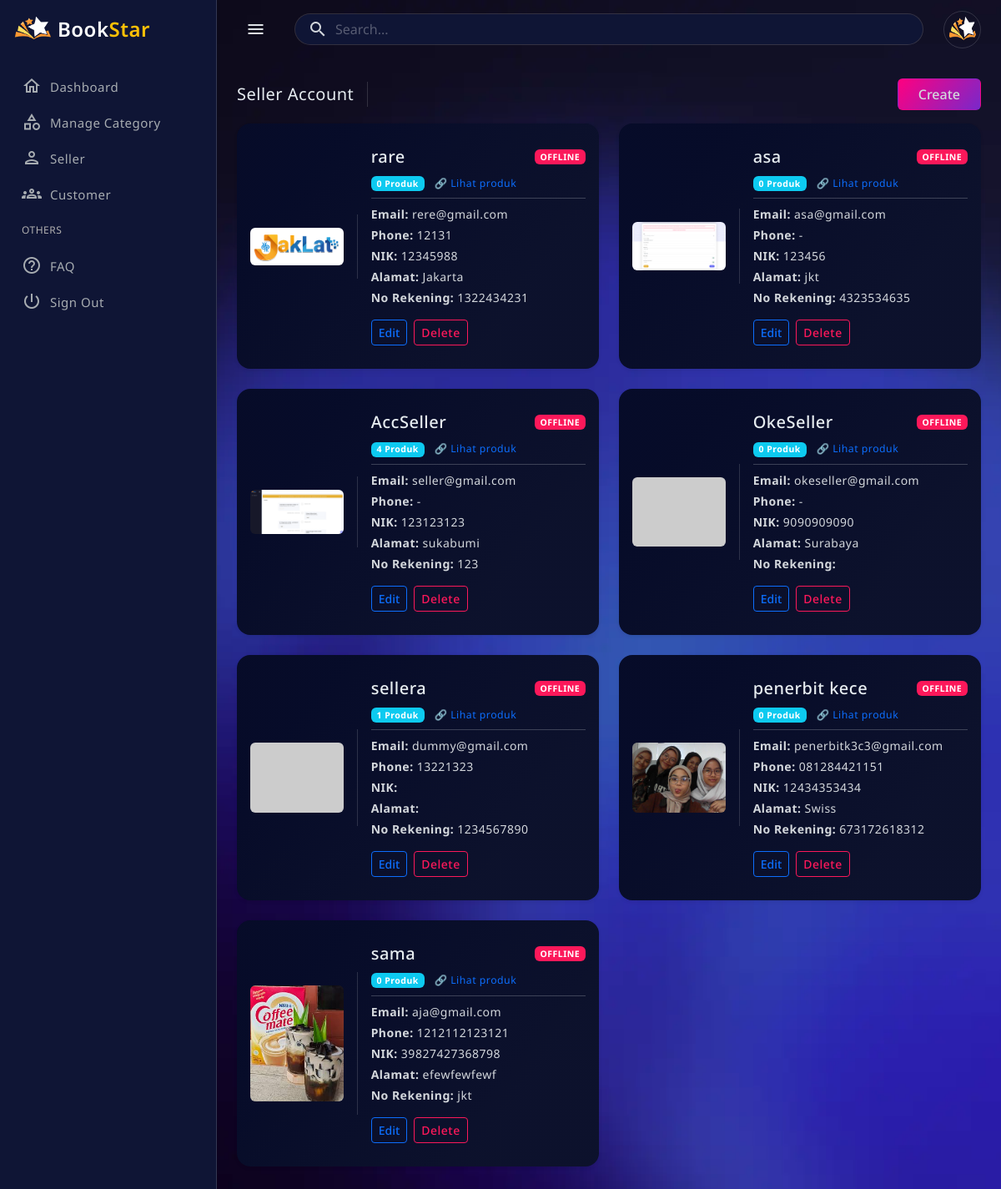
Page /public/?c=admin&m=seller (signed in) on the earlier database version.
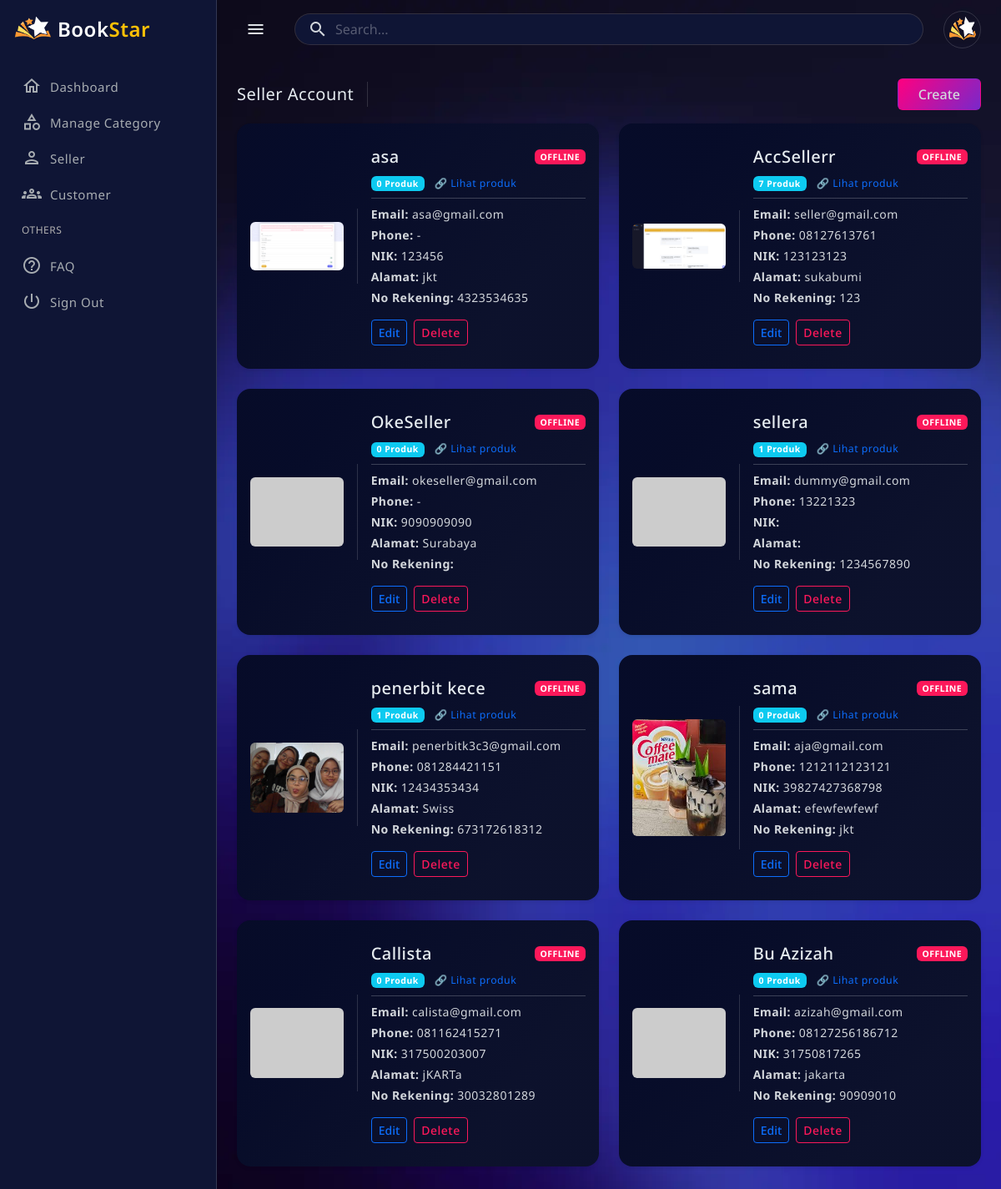
Same page on the later database version.
### tables this page shows
CREATE TABLE `users` (
  `id` int(11) NOT NULL,
  `role_id` int(11) NOT NULL,
  `name` varchar(100) NOT NULL,
  `email` varchar(100) NOT NULL,
  `no_tlp` varchar(20) DEFAULT NULL,
  `password` varchar(255) NOT NULL,
  `nik` varchar(20) DEFAULT NULL,
  `address` text DEFAULT NULL,
  `no_rekening` varchar(50) DEFAULT NULL,
  `qris_image` varchar(255) DEFAULT NULL,
  `is_online` tinyint(1) DEFAULT 0,
  `is_super_admin` tinyint(1) DEFAULT 0,
  `created_at` timestamp NOT NULL DEFAULT current_timestamp(),
  `updated_at` timestamp NOT NULL DEFAULT current_timestamp() ON UPDATE current_timestamp(),
  `reset_token` varchar(255) DEFAULT NULL,
  `reset_expired` datetime DEFAULT NULL,
  `photo` varchar(255) DEFAULT NULL,
  `status` enum('aktif','nonaktif') DEFAULT 'aktif',
  `last_activity` datetime DEFAULT NULL,
  `is_deleted` tinyint(1) NOT NULL DEFAULT 0
);

### app/controllers/AdminController.php (called while the page is built, shortened)
<?php
require_once APP_PATH . '/core/auth.php';
require_once APP_PATH . '/models/UserModel.php';
class AdminController
{
    private $userModel;
    public function __construct()
    {
        Auth::check();
        $this->userModel = new UserModel();
    }
    public function seller()
    {
        $sellers = $this->userModel->getAllSeller();
        require APP_PATH . '/views/admin/seller_acc.php';
    }
}

### public/index.php (called while the page is built, shortened)
<?php
$method     = $_GET['m'] ?? 'login';
$method     = preg_replace('/[^a-zA-Z_]/', '', $method);
$controllerObject = new $controllerName;
$controllerObject->$method();

### app/models/UserModel.php (called while the page is built, shortened)
<?php
require_once APP_PATH . '/models/Database.php';
class UserModel
{
    private $db;
    public function __construct()
    {
        $this->db = Database::getInstance()->getConnection();
    }
    public function findById($id)
    {
        $stmt = $this->db->prepare("
            SELECT u.*, r.role_name
            FROM users u
            JOIN roles r ON u.role_id = r.id
            WHERE u.id = ?
        ");
        $stmt->execute([$id]);
        return $stmt->fetch(PDO::FETCH_ASSOC);
    }
    public function updateLastActivity($userId)
    {
        $db = Database::getInstance()->getConnection();
        $stmt = $db->prepare("UPDATE users SET last_activity = NOW() WHERE id = ?");
        $stmt->execute([$userId]);
    }
    public function getAllSeller($excludeId = null)
    {
        $sql = "
        SELECT u.*,
               (SELECT COUNT(*)
                FROM products p
                WHERE p.seller_id = u.id) AS product_count
        FROM users u
        WHERE u.role_id = 2
    ";
        $sql .= " ORDER BY u.id ASC";
        $stmt = $this->db->prepare($sql);
        if ($excludeId) {
            $stmt->execute([':id' => $excludeId]);
        } else {
            $stmt->execute();
        }
        return $stmt->fetchAll(PDO::FETCH_ASSOC);
    }
}

### app/models/Database.php (called while the page is built)
<?php
class Database
{
    private static $instance = null;
    private $conn;
    private function __construct()
    {
        try {
            $this->conn = new PDO(
                "mysql:host=" . DB_HOST . ";dbname=" . DB_NAME,
                DB_USER,
                DB_PASS
            );
            $this->conn->setAttribute(PDO::ATTR_ERRMODE, PDO::ERRMODE_EXCEPTION);
        } catch (PDOException $e) {
            die('DB Error: ' . $e->getMessage());
        }
    }
    public static function getInstance()
    {
        if (self::$instance === null) {
            self::$instance = new Database();
        }
        return self::$instance;
    }
    public function getConnection()
    {
        return $this->conn;
    }
}

### app/core/auth.php (called while the page is built, shortened)
<?php
require_once APP_PATH . '/models/UserModel.php';
class Auth
{
    public static function check()
    {
        $userId = $_SESSION['user']['id'];
        $userModel = new UserModel();
        $userModel->updateLastActivity($userId);
        $_SESSION['user'] = $userModel->findById($userId);
    }
}

### app/views/admin/seller_acc.php (the view, shortened to what the rows shown need)
<?php require APP_PATH . '/views/layouts/admin/header.php'; ?>
<main class="main-wrapper">
    <div class="main-content">
        <div class="row row-cols-1 row-cols-xl-2 g-4">
            <?php foreach ($sellers as $seller): ?>
                <?php
                $photo = !empty($seller['photo'])
                    ? BASE_URL . '/uploads/profile/' . $seller['photo']
                    : 'https://placehold.co/400x300/png';
                $isOnline = false;
                if (!empty($seller['last_activity'])) {
                    $isOnline = (time() - strtotime($seller['last_activity'])) <= 180;
                }
                $badgeBg = $isOnline ? 'bg-success' : 'bg-danger';
                $statusText = $isOnline ? 'ONLINE' : 'OFFLINE';
                ?>
                <div class="col">
                    <div class="card rounded-4 h-100 shadow-sm">
                        <div class="row g-0 h-100 align-items-center">
                            <div class="col-md-4 border-end p-3">
                                <img src="<?= htmlspecialchars($photo) ?>" class="w-100 rounded">
                            </div>
                            <div class="col-md-8">
                                <div class="card-body">
                                    <div class="d-flex justify-content-between align-items-center mb-2">
                                        <h5 class="mb-0"><?= htmlspecialchars($seller['name']) ?></h5>
                                        <span class="badge <?= $badgeBg ?>">
                                            <?= $statusText ?>
                                        </span>
                                    </div>
                                    <div class="mb-2">
                                        <span class="badge bg-info">
                                            <?= (int)$seller['product_count'] ?> Produk
                                        </span>
                                        <a href="<?= BASE_URL ?>/?c=admin&m=sellerProducts&id=<?= $seller['id'] ?>"
                                            class="ms-2 small text-decoration-none">
                                            🔗 Lihat produk
                                        </a>
                                    </div>
                                    <hr class="my-2">
                                    <p class="mb-1"><strong>Email:</strong> <?= htmlspecialchars($seller['email']) ?></p>
                                    <p class="mb-1"><strong>Phone:</strong> <?= htmlspecialchars($seller['no_tlp'] ?? '-') ?></p>
                                    <p class="mb-1"><strong>NIK:</strong> <?= htmlspecialchars($seller['nik'] ?? '-') ?></p>
                                    <p class="mb-1"><strong>Alamat:</strong> <?= htmlspecialchars($seller['address'] ?? '-') ?></p>
                                    <p class="mb-2"><strong>No Rekening:</strong> <?= htmlspecialchars($seller['no_rekening'] ?? '-') ?></p>
                                    <div class="mt-3 d-flex gap-2">
                                        <button class="btn btn-outline-primary btn-sm btn-edit"
                                            data-bs-toggle="modal"
                                            data-bs-target="#editSellerModal"
                                            data-id="<?= $seller['id'] ?>"
                                            data-name="<?= htmlspecialchars($seller['name']) ?>"
                                            data-email="<?= htmlspecialchars($seller['email']) ?>"
                                            data-no-tlp="<?= htmlspecialchars($seller['no_tlp']) ?>"
                                            data-nik="<?= htmlspecialchars($seller['nik']) ?>"
                                            data-address="<?= htmlspecialchars($seller['address']) ?>"
                                            data-no-rekening="<?= htmlspecialchars($seller['no_rekening']) ?>"
                                            data-photo="<?= htmlspecialchars($seller['photo']) ?>">
                                            Edit
                                        </button>
                                        <?php if (!$isOnline): ?>
                                            <a href="#"
                                                class="btn btn-outline-danger btn-sm btn-delete-seller"
                                                data-url="<?= BASE_URL ?>/?c=admin&m=sellerDelete&id=<?= $seller['id'] ?>"
                                                data-name="<?= htmlspecialchars($seller['name']) ?>">
                                                Delete
                                            </a>
                                        <?php endif; ?>
                                    </div>
                                </div>
                            </div>
                        </div>
                    </div>
                </div>
            <?php endforeach; ?>
        </div>
    </div>
</main>
<?php require APP_PATH . '/views/layouts/admin/footer.php'; ?>

### app/views/layouts/admin/header.php (shortened to what the rows shown need)
<?php
$user = $_SESSION['user'] ?? null;
$photo = (!empty($user['photo']))
  ? BASE_URL . '/uploads/profile/' . $user['photo']
  : 'https://placehold.co/110x110/png';
?>
<!doctype html>
<html lang="en" data-bs-theme="blue-theme">
<head>
  <link href="<?= BASE_URL ?>/assets/css/pace.min.css" rel="stylesheet">
  <link href="<?= BASE_URL ?>/assets/plugins/perfect-scrollbar/css/perfect-scrollbar.css" rel="stylesheet">
  <link href="<?= BASE_URL ?>/assets/plugins/metismenu/metisMenu.min.css" rel="stylesheet">
  <link href="<?= BASE_URL ?>/assets/plugins/metismenu/mm-vertical.css" rel="stylesheet">
  <link href="<?= BASE_URL ?>/assets/plugins/simplebar/css/simplebar.css" rel="stylesheet">
  <link href="<?= BASE_URL ?>/assets/css/bootstrap.min.css" rel="stylesheet">
  <link href="https://cdn.jsdelivr.net/npm/bootstrap-icons/font/bootstrap-icons.css" rel="stylesheet">
  <link rel="stylesheet" href="https://cdn.jsdelivr.net/npm/@tabler/icons-webfont@latest/tabler-icons.min.css">
  <link rel="stylesheet" href="https://cdnjs.cloudflare.com/ajax/libs/font-awesome/6.4.0/css/all.min.css">
  <link href="<?= BASE_URL ?>/assets/css/bootstrap-extended.css" rel="stylesheet">
  <link href="<?= BASE_URL ?>/assets/css/main.css" rel="stylesheet">
  <link href="<?= BASE_URL ?>/assets/css/dark-theme.css" rel="stylesheet">
  <link href="<?= BASE_URL ?>/assets/css/blue-theme.css" rel="stylesheet">
  <link href="<?= BASE_URL ?>/assets/css/semi-dark.css" rel="stylesheet">
  <link href="<?= BASE_URL ?>/assets/css/bordered-theme.css" rel="stylesheet">
  <link href="<?= BASE_URL ?>/assets/css/responsive.css" rel="stylesheet">
</head>
<body>
  <div class="wrapper">
    <header class="top-header">
      <nav class="navbar navbar-expand align-items-center gap-4">
        <ul class="navbar-nav gap-1 nav-right-links align-items-center">
          <li class="nav-item dropdown">
            <a href="javascript:;" class="dropdown-toggle dropdown-toggle-nocaret" data-bs-toggle="dropdown">
              <img src="<?= $photo ?>" class="rounded-circle p-1 border" width="45" height="45" alt="User">
            </a>
          </li>
        </ul>
      </nav>
    </header>

Differences in the rows shown:
removed users: photo (picture), name "rare", statusText "OFFLINE", product_count "0", email "rere@gmail.com", no_tlp "12131", nik "12345988", address "Jakarta", no_rekening "1322434231"
changed users "seller@gmail.com": name "AccSeller" → "AccSellerr"; product_count "4" → "7"; no_tlp "-" → "08127613761"
changed users "penerbit kece": product_count "0" → "1"
added users: name "Callista", statusText "OFFLINE", product_count "0", email "calista@gmail.com", no_tlp "081162415271", nik "317500203007", address "jKARTa", no_rekening "30032801289"
added users: name "Bu Azizah", last_activity "OFFLINE", product_count "0", email "azizah@gmail.com", no_tlp "08127256186712", nik "31750817265", address "jakarta", no_rekening "90909010"
